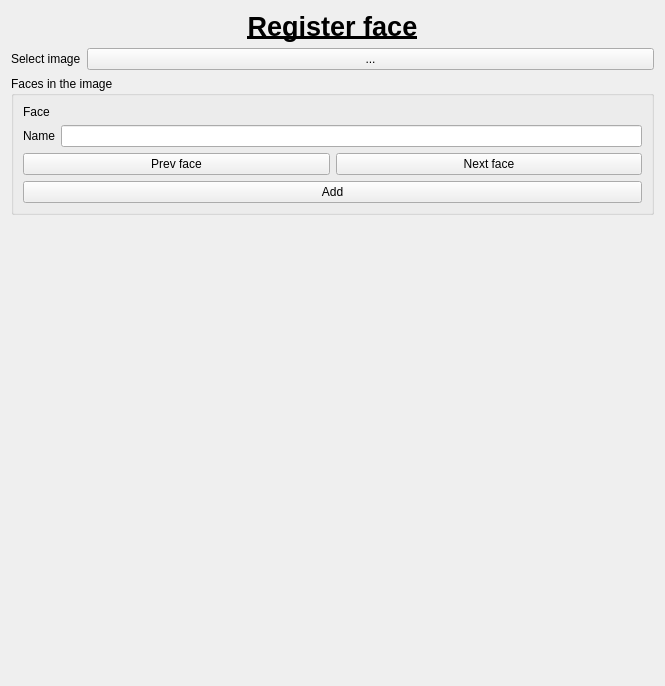
<?xml version="1.0" encoding="UTF-8"?>
<ui version="4.0">
 <class>widget_faces_register</class>
 <widget class="QWidget" name="widget_faces_register">
  <property name="geometry">
   <rect>
    <x>0</x>
    <y>0</y>
    <width>665</width>
    <height>686</height>
   </rect>
  </property>
  <property name="windowTitle">
   <string>Form</string>
  </property>
  <layout class="QVBoxLayout" name="verticalLayout_2">
   <item>
    <widget class="QLabel" name="labelTitle">
     <property name="font">
      <font>
       <pointsize>20</pointsize>
       <bold>true</bold>
       <underline>true</underline>
      </font>
     </property>
     <property name="autoFillBackground">
      <bool>false</bool>
     </property>
     <property name="text">
      <string>Register face</string>
     </property>
     <property name="scaledContents">
      <bool>false</bool>
     </property>
     <property name="alignment">
      <set>Qt::AlignCenter</set>
     </property>
    </widget>
   </item>
   <item>
    <layout class="QHBoxLayout" name="horizontalLayout">
     <item>
      <widget class="QLabel" name="label">
       <property name="sizePolicy">
        <sizepolicy hsizetype="Maximum" vsizetype="Preferred">
         <horstretch>0</horstretch>
         <verstretch>0</verstretch>
        </sizepolicy>
       </property>
       <property name="text">
        <string>Select image</string>
       </property>
      </widget>
     </item>
     <item>
      <widget class="QPushButton" name="pushButtonSelectImage">
       <property name="text">
        <string>...</string>
       </property>
      </widget>
     </item>
    </layout>
   </item>
   <item>
    <widget class="QGroupBox" name="groupBox">
     <property name="title">
      <string>Faces in the image</string>
     </property>
     <layout class="QGridLayout" name="gridLayout">
      <item row="0" column="0">
       <widget class="QLabel" name="labelFace">
        <property name="text">
         <string>Face</string>
        </property>
       </widget>
      </item>
      <item row="1" column="0">
       <widget class="QLabel" name="labelFaceName">
        <property name="sizePolicy">
         <sizepolicy hsizetype="Maximum" vsizetype="Preferred">
          <horstretch>0</horstretch>
          <verstretch>0</verstretch>
         </sizepolicy>
        </property>
        <property name="text">
         <string>Name</string>
        </property>
       </widget>
      </item>
      <item row="1" column="1">
       <widget class="QLineEdit" name="lineEditFaceName"/>
      </item>
      <item row="2" column="0" colspan="2">
       <layout class="QHBoxLayout" name="horizontalLayout_2">
        <item>
         <widget class="QPushButton" name="pushButtonPrev">
          <property name="text">
           <string>Prev face</string>
          </property>
         </widget>
        </item>
        <item>
         <widget class="QPushButton" name="pushButtonNext">
          <property name="text">
           <string>Next face</string>
          </property>
         </widget>
        </item>
       </layout>
      </item>
      <item row="3" column="0" colspan="2">
       <widget class="QPushButton" name="pushButtonAdd">
        <property name="text">
         <string>Add</string>
        </property>
       </widget>
      </item>
     </layout>
    </widget>
   </item>
   <item>
    <spacer name="verticalSpacer">
     <property name="orientation">
      <enum>Qt::Vertical</enum>
     </property>
     <property name="sizeHint" stdset="0">
      <size>
       <width>20</width>
       <height>443</height>
      </size>
     </property>
    </spacer>
   </item>
  </layout>
 </widget>
 <resources/>
 <connections/>
</ui>
